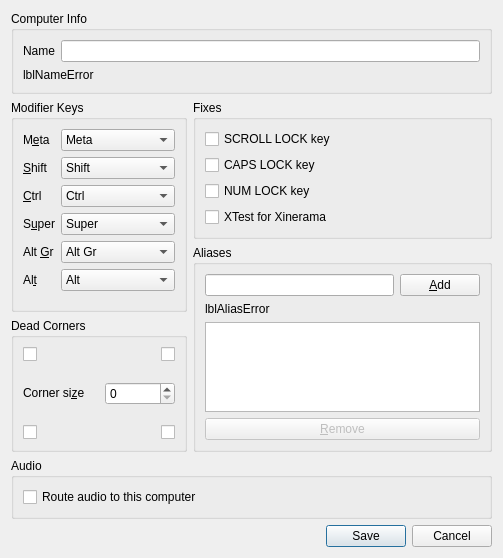
<?xml version="1.0" encoding="UTF-8"?>
<ui version="4.0">
 <class>ScreenSettingsDialog</class>
 <widget class="QDialog" name="ScreenSettingsDialog">
  <property name="geometry">
   <rect>
    <x>0</x>
    <y>0</y>
    <width>503</width>
    <height>558</height>
   </rect>
  </property>
  <property name="windowTitle">
   <string>Computer settings</string>
  </property>
  <layout class="QVBoxLayout" name="_2">
   <item>
    <widget class="QGroupBox" name="groupComputerName">
     <property name="sizePolicy">
      <sizepolicy hsizetype="Preferred" vsizetype="Maximum">
       <horstretch>0</horstretch>
       <verstretch>0</verstretch>
      </sizepolicy>
     </property>
     <property name="title">
      <string>Computer Info</string>
     </property>
     <layout class="QVBoxLayout" name="_3">
      <item>
       <layout class="QHBoxLayout" name="_4">
        <item>
         <widget class="QLabel" name="label_7">
          <property name="sizePolicy">
           <sizepolicy hsizetype="Preferred" vsizetype="Fixed">
            <horstretch>0</horstretch>
            <verstretch>0</verstretch>
           </sizepolicy>
          </property>
          <property name="text">
           <string>Name</string>
          </property>
          <property name="buddy">
           <cstring>lineNameEdit</cstring>
          </property>
         </widget>
        </item>
        <item>
         <widget class="QLineEdit" name="lineNameEdit">
          <property name="sizePolicy">
           <sizepolicy hsizetype="Expanding" vsizetype="Fixed">
            <horstretch>0</horstretch>
            <verstretch>0</verstretch>
           </sizepolicy>
          </property>
          <property name="maxLength">
           <number>255</number>
          </property>
         </widget>
        </item>
       </layout>
      </item>
      <item>
       <widget class="QLabel" name="lblNameError">
        <property name="sizePolicy">
         <sizepolicy hsizetype="Preferred" vsizetype="Fixed">
          <horstretch>0</horstretch>
          <verstretch>0</verstretch>
         </sizepolicy>
        </property>
        <property name="minimumSize">
         <size>
          <width>0</width>
          <height>0</height>
         </size>
        </property>
        <property name="text">
         <string notr="true">lblNameError</string>
        </property>
        <property name="alignment">
         <set>Qt::AlignmentFlag::AlignLeading|Qt::AlignmentFlag::AlignLeft|Qt::AlignmentFlag::AlignVCenter</set>
        </property>
       </widget>
      </item>
     </layout>
    </widget>
   </item>
   <item>
    <layout class="QHBoxLayout" name="layoutOptions">
     <item>
      <layout class="QVBoxLayout" name="layoutLeftSide">
       <item>
        <widget class="QGroupBox" name="groupModifers">
         <property name="title">
          <string>Modifier Keys</string>
         </property>
         <layout class="QFormLayout" name="formLayout_2">
          <item row="0" column="0">
           <widget class="QLabel" name="label_5">
            <property name="maximumSize">
             <size>
              <width>40</width>
              <height>16777215</height>
             </size>
            </property>
            <property name="text">
             <string>M&amp;eta</string>
            </property>
            <property name="buddy">
             <cstring>comboMeta</cstring>
            </property>
           </widget>
          </item>
          <item row="4" column="0">
           <widget class="QLabel" name="label_3">
            <property name="text">
             <string>&amp;Ctrl</string>
            </property>
            <property name="buddy">
             <cstring>comboCtrl</cstring>
            </property>
           </widget>
          </item>
          <item row="6" column="0">
           <widget class="QLabel" name="label_6">
            <property name="text">
             <string>S&amp;uper</string>
            </property>
            <property name="buddy">
             <cstring>comboSuper</cstring>
            </property>
           </widget>
          </item>
          <item row="9" column="0">
           <widget class="QLabel" name="label_4">
            <property name="text">
             <string>Al&amp;t</string>
            </property>
            <property name="buddy">
             <cstring>comboAlt</cstring>
            </property>
           </widget>
          </item>
          <item row="0" column="1">
           <widget class="QComboBox" name="comboMeta">
            <property name="currentIndex">
             <number>3</number>
            </property>
            <item>
             <property name="text">
              <string>Shift</string>
             </property>
            </item>
            <item>
             <property name="text">
              <string>Ctrl</string>
             </property>
            </item>
            <item>
             <property name="text">
              <string>Alt</string>
             </property>
            </item>
            <item>
             <property name="text">
              <string>Meta</string>
             </property>
            </item>
            <item>
             <property name="text">
              <string>Super</string>
             </property>
            </item>
            <item>
             <property name="text">
              <string>Alt Gr</string>
             </property>
            </item>
            <item>
             <property name="text">
              <string>None</string>
             </property>
            </item>
           </widget>
          </item>
          <item row="2" column="1">
           <widget class="QComboBox" name="comboShift">
            <item>
             <property name="text">
              <string>Shift</string>
             </property>
            </item>
            <item>
             <property name="text">
              <string>Ctrl</string>
             </property>
            </item>
            <item>
             <property name="text">
              <string>Alt</string>
             </property>
            </item>
            <item>
             <property name="text">
              <string>Meta</string>
             </property>
            </item>
            <item>
             <property name="text">
              <string>Super</string>
             </property>
            </item>
            <item>
             <property name="text">
              <string>Alt Gr</string>
             </property>
            </item>
            <item>
             <property name="text">
              <string>None</string>
             </property>
            </item>
           </widget>
          </item>
          <item row="2" column="0">
           <widget class="QLabel" name="label_2">
            <property name="maximumSize">
             <size>
              <width>40</width>
              <height>16777215</height>
             </size>
            </property>
            <property name="text">
             <string>&amp;Shift</string>
            </property>
            <property name="buddy">
             <cstring>comboShift</cstring>
            </property>
           </widget>
          </item>
          <item row="9" column="1">
           <widget class="QComboBox" name="comboAlt">
            <property name="currentIndex">
             <number>2</number>
            </property>
            <item>
             <property name="text">
              <string>Shift</string>
             </property>
            </item>
            <item>
             <property name="text">
              <string>Ctrl</string>
             </property>
            </item>
            <item>
             <property name="text">
              <string>Alt</string>
             </property>
            </item>
            <item>
             <property name="text">
              <string>Meta</string>
             </property>
            </item>
            <item>
             <property name="text">
              <string>Super</string>
             </property>
            </item>
            <item>
             <property name="text">
              <string>Alt Gr</string>
             </property>
            </item>
            <item>
             <property name="text">
              <string>None</string>
             </property>
            </item>
           </widget>
          </item>
          <item row="6" column="1">
           <widget class="QComboBox" name="comboSuper">
            <property name="currentIndex">
             <number>4</number>
            </property>
            <item>
             <property name="text">
              <string>Shift</string>
             </property>
            </item>
            <item>
             <property name="text">
              <string>Ctrl</string>
             </property>
            </item>
            <item>
             <property name="text">
              <string>Alt</string>
             </property>
            </item>
            <item>
             <property name="text">
              <string>Meta</string>
             </property>
            </item>
            <item>
             <property name="text">
              <string>Super</string>
             </property>
            </item>
            <item>
             <property name="text">
              <string>Alt Gr</string>
             </property>
            </item>
            <item>
             <property name="text">
              <string>None</string>
             </property>
            </item>
           </widget>
          </item>
          <item row="4" column="1">
           <widget class="QComboBox" name="comboCtrl">
            <property name="currentIndex">
             <number>1</number>
            </property>
            <item>
             <property name="text">
              <string>Shift</string>
             </property>
            </item>
            <item>
             <property name="text">
              <string>Ctrl</string>
             </property>
            </item>
            <item>
             <property name="text">
              <string>Alt</string>
             </property>
            </item>
            <item>
             <property name="text">
              <string>Meta</string>
             </property>
            </item>
            <item>
             <property name="text">
              <string>Super</string>
             </property>
            </item>
            <item>
             <property name="text">
              <string>Alt Gr</string>
             </property>
            </item>
            <item>
             <property name="text">
              <string>None</string>
             </property>
            </item>
           </widget>
          </item>
          <item row="8" column="0">
           <widget class="QLabel" name="labelAltGr">
            <property name="text">
             <string>Alt &amp;Gr</string>
            </property>
            <property name="buddy">
             <cstring>comboAltGr</cstring>
            </property>
           </widget>
          </item>
          <item row="8" column="1">
           <widget class="QComboBox" name="comboAltGr">
            <property name="currentIndex">
             <number>5</number>
            </property>
            <item>
             <property name="text">
              <string>Shift</string>
             </property>
            </item>
            <item>
             <property name="text">
              <string>Ctrl</string>
             </property>
            </item>
            <item>
             <property name="text">
              <string>Alt</string>
             </property>
            </item>
            <item>
             <property name="text">
              <string>Meta</string>
             </property>
            </item>
            <item>
             <property name="text">
              <string>Super</string>
             </property>
            </item>
            <item>
             <property name="text">
              <string>Alt Gr</string>
             </property>
            </item>
            <item>
             <property name="text">
              <string>None</string>
             </property>
            </item>
           </widget>
          </item>
         </layout>
        </widget>
       </item>
       <item>
        <widget class="QGroupBox" name="groupDeadCorners">
         <property name="title">
          <string>Dead Corners</string>
         </property>
         <layout class="QVBoxLayout" name="verticalLayout_2">
          <property name="spacing">
           <number>20</number>
          </property>
          <property name="sizeConstraint">
           <enum>QLayout::SizeConstraint::SetMinAndMaxSize</enum>
          </property>
          <item>
           <layout class="QHBoxLayout" name="layoutDeadCornersTop">
            <item>
             <widget class="QCheckBox" name="chkDeadTopLeft">
              <property name="minimumSize">
               <size>
                <width>0</width>
                <height>0</height>
               </size>
              </property>
              <property name="toolTip">
               <string>Top Left</string>
              </property>
              <property name="autoRepeatInterval">
               <number>100</number>
              </property>
             </widget>
            </item>
            <item>
             <widget class="QCheckBox" name="chkDeadTopRight">
              <property name="minimumSize">
               <size>
                <width>0</width>
                <height>0</height>
               </size>
              </property>
              <property name="toolTip">
               <string>Top Right</string>
              </property>
              <property name="layoutDirection">
               <enum>Qt::LayoutDirection::RightToLeft</enum>
              </property>
             </widget>
            </item>
           </layout>
          </item>
          <item>
           <layout class="QHBoxLayout" name="layoutCornerSize">
            <item>
             <widget class="QLabel" name="label">
              <property name="sizePolicy">
               <sizepolicy hsizetype="Fixed" vsizetype="Fixed">
                <horstretch>0</horstretch>
                <verstretch>0</verstretch>
               </sizepolicy>
              </property>
              <property name="text">
               <string>Corner si&amp;ze</string>
              </property>
              <property name="buddy">
               <cstring>sbSwitchCornerSize</cstring>
              </property>
             </widget>
            </item>
            <item>
             <widget class="QSpinBox" name="sbSwitchCornerSize">
              <property name="sizePolicy">
               <sizepolicy hsizetype="Preferred" vsizetype="Fixed">
                <horstretch>0</horstretch>
                <verstretch>0</verstretch>
               </sizepolicy>
              </property>
              <property name="minimumSize">
               <size>
                <width>70</width>
                <height>0</height>
               </size>
              </property>
             </widget>
            </item>
           </layout>
          </item>
          <item>
           <layout class="QHBoxLayout" name="layoutDeadCornersBottom">
            <item>
             <widget class="QCheckBox" name="chkDeadBottomLeft">
              <property name="minimumSize">
               <size>
                <width>0</width>
                <height>0</height>
               </size>
              </property>
              <property name="toolTip">
               <string>Bottom Left</string>
              </property>
             </widget>
            </item>
            <item>
             <widget class="QCheckBox" name="chkDeadBottomRight">
              <property name="minimumSize">
               <size>
                <width>0</width>
                <height>0</height>
               </size>
              </property>
              <property name="toolTip">
               <string>Bottom Right</string>
              </property>
              <property name="layoutDirection">
               <enum>Qt::LayoutDirection::RightToLeft</enum>
              </property>
             </widget>
            </item>
           </layout>
          </item>
         </layout>
        </widget>
       </item>
      </layout>
     </item>
     <item>
      <layout class="QVBoxLayout" name="layoutRightSide">
       <item>
        <widget class="QGroupBox" name="groupFixes">
         <property name="title">
          <string>Fixes</string>
         </property>
         <layout class="QVBoxLayout" name="verticalLayout_3">
          <item>
           <widget class="QCheckBox" name="chkFixScrollLock">
            <property name="sizePolicy">
             <sizepolicy hsizetype="Minimum" vsizetype="Preferred">
              <horstretch>0</horstretch>
              <verstretch>0</verstretch>
             </sizepolicy>
            </property>
            <property name="text">
             <string>SCROLL LOCK key</string>
            </property>
           </widget>
          </item>
          <item>
           <widget class="QCheckBox" name="chkFixCapsLock">
            <property name="sizePolicy">
             <sizepolicy hsizetype="Minimum" vsizetype="Preferred">
              <horstretch>0</horstretch>
              <verstretch>0</verstretch>
             </sizepolicy>
            </property>
            <property name="text">
             <string>CAPS LOCK key</string>
            </property>
           </widget>
          </item>
          <item>
           <widget class="QCheckBox" name="chkFixNumLock">
            <property name="sizePolicy">
             <sizepolicy hsizetype="Minimum" vsizetype="Preferred">
              <horstretch>0</horstretch>
              <verstretch>0</verstretch>
             </sizepolicy>
            </property>
            <property name="text">
             <string>NUM LOCK key</string>
            </property>
           </widget>
          </item>
          <item>
           <widget class="QCheckBox" name="chkFixXTest">
            <property name="sizePolicy">
             <sizepolicy hsizetype="Minimum" vsizetype="Preferred">
              <horstretch>0</horstretch>
              <verstretch>0</verstretch>
             </sizepolicy>
            </property>
            <property name="text">
             <string>XTest for Xinerama</string>
            </property>
            <property name="checked">
             <bool>false</bool>
            </property>
           </widget>
          </item>
         </layout>
        </widget>
       </item>
       <item>
        <widget class="QGroupBox" name="groupAliases">
         <property name="sizePolicy">
          <sizepolicy hsizetype="Preferred" vsizetype="Expanding">
           <horstretch>0</horstretch>
           <verstretch>0</verstretch>
          </sizepolicy>
         </property>
         <property name="title">
          <string>Aliases</string>
         </property>
         <layout class="QVBoxLayout" name="verticalLayout">
          <item>
           <layout class="QHBoxLayout" name="horizontalLayout">
            <item>
             <widget class="QLineEdit" name="lineAddAlias">
              <property name="sizePolicy">
               <sizepolicy hsizetype="Expanding" vsizetype="Fixed">
                <horstretch>0</horstretch>
                <verstretch>0</verstretch>
               </sizepolicy>
              </property>
              <property name="minimumSize">
               <size>
                <width>168</width>
                <height>20</height>
               </size>
              </property>
              <property name="maxLength">
               <number>255</number>
              </property>
             </widget>
            </item>
            <item>
             <widget class="QPushButton" name="btnAddAlias">
              <property name="enabled">
               <bool>true</bool>
              </property>
              <property name="text">
               <string>&amp;Add</string>
              </property>
             </widget>
            </item>
           </layout>
          </item>
          <item>
           <widget class="QLabel" name="lblAliasError">
            <property name="sizePolicy">
             <sizepolicy hsizetype="Minimum" vsizetype="Maximum">
              <horstretch>0</horstretch>
              <verstretch>0</verstretch>
             </sizepolicy>
            </property>
            <property name="minimumSize">
             <size>
              <width>0</width>
              <height>0</height>
             </size>
            </property>
            <property name="maximumSize">
             <size>
              <width>16777215</width>
              <height>16777215</height>
             </size>
            </property>
            <property name="text">
             <string notr="true">lblAliasError</string>
            </property>
            <property name="wordWrap">
             <bool>true</bool>
            </property>
           </widget>
          </item>
          <item>
           <widget class="QListWidget" name="listAliases">
            <property name="sizePolicy">
             <sizepolicy hsizetype="Preferred" vsizetype="Expanding">
              <horstretch>0</horstretch>
              <verstretch>0</verstretch>
             </sizepolicy>
            </property>
            <property name="minimumSize">
             <size>
              <width>0</width>
              <height>0</height>
             </size>
            </property>
            <property name="maximumSize">
             <size>
              <width>16777215</width>
              <height>16777215</height>
             </size>
            </property>
            <property name="selectionMode">
             <enum>QAbstractItemView::SelectionMode::ExtendedSelection</enum>
            </property>
           </widget>
          </item>
          <item>
           <widget class="QPushButton" name="btnRemoveAlias">
            <property name="enabled">
             <bool>false</bool>
            </property>
            <property name="text">
             <string>&amp;Remove</string>
            </property>
           </widget>
          </item>
         </layout>
        </widget>
       </item>
      </layout>
     </item>
    </layout>
   </item>
   <item>
    <widget class="QGroupBox" name="groupAudio">
     <property name="title">
      <string>Audio</string>
     </property>
     <layout class="QVBoxLayout" name="verticalLayoutAudio">
      <item>
       <widget class="QCheckBox" name="chkAudioRouting">
        <property name="text">
         <string>Route audio to this computer</string>
        </property>
       </widget>
      </item>
     </layout>
    </widget>
   </item>
   <item>
    <widget class="QDialogButtonBox" name="buttonBox">
     <property name="minimumSize">
      <size>
       <width>0</width>
       <height>0</height>
      </size>
     </property>
     <property name="orientation">
      <enum>Qt::Orientation::Horizontal</enum>
     </property>
     <property name="standardButtons">
      <set>QDialogButtonBox::StandardButton::Cancel|QDialogButtonBox::StandardButton::Save</set>
     </property>
    </widget>
   </item>
  </layout>
 </widget>
 <tabstops>
  <tabstop>lineNameEdit</tabstop>
  <tabstop>comboMeta</tabstop>
  <tabstop>comboShift</tabstop>
  <tabstop>comboCtrl</tabstop>
  <tabstop>comboSuper</tabstop>
  <tabstop>comboAltGr</tabstop>
  <tabstop>comboAlt</tabstop>
  <tabstop>chkDeadTopLeft</tabstop>
  <tabstop>chkDeadTopRight</tabstop>
  <tabstop>sbSwitchCornerSize</tabstop>
  <tabstop>chkDeadBottomLeft</tabstop>
  <tabstop>chkDeadBottomRight</tabstop>
  <tabstop>chkFixScrollLock</tabstop>
  <tabstop>chkFixCapsLock</tabstop>
  <tabstop>chkFixNumLock</tabstop>
  <tabstop>chkFixXTest</tabstop>
  <tabstop>lineAddAlias</tabstop>
  <tabstop>btnAddAlias</tabstop>
  <tabstop>listAliases</tabstop>
  <tabstop>btnRemoveAlias</tabstop>
 </tabstops>
 <resources/>
 <connections/>
</ui>
